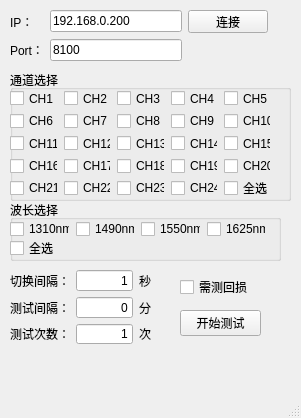
<?xml version="1.0" encoding="UTF-8"?>
<ui version="4.0">
 <class>MainWindow</class>
 <widget class="QMainWindow" name="MainWindow">
  <property name="geometry">
   <rect>
    <x>0</x>
    <y>0</y>
    <width>301</width>
    <height>418</height>
   </rect>
  </property>
  <property name="windowTitle">
   <string>MainWindow</string>
  </property>
  <widget class="QWidget" name="centralwidget">
   <widget class="QGroupBox" name="groupBox">
    <property name="geometry">
     <rect>
      <x>10</x>
      <y>70</y>
      <width>281</width>
      <height>131</height>
     </rect>
    </property>
    <property name="minimumSize">
     <size>
      <width>280</width>
      <height>110</height>
     </size>
    </property>
    <property name="title">
     <string>通道选择</string>
    </property>
    <widget class="QWidget" name="layoutWidget">
     <property name="geometry">
      <rect>
       <x>0</x>
       <y>20</y>
       <width>261</width>
       <height>106</height>
      </rect>
     </property>
     <layout class="QGridLayout" name="gridLayout_2">
      <item row="0" column="0">
       <widget class="QCheckBox" name="CH1">
        <property name="text">
         <string>CH1</string>
        </property>
       </widget>
      </item>
      <item row="0" column="1">
       <widget class="QCheckBox" name="CH2">
        <property name="text">
         <string>CH2</string>
        </property>
       </widget>
      </item>
      <item row="0" column="2">
       <widget class="QCheckBox" name="CH3">
        <property name="text">
         <string>CH3</string>
        </property>
       </widget>
      </item>
      <item row="0" column="3">
       <widget class="QCheckBox" name="CH4">
        <property name="text">
         <string>CH4</string>
        </property>
       </widget>
      </item>
      <item row="0" column="4">
       <widget class="QCheckBox" name="CH5">
        <property name="text">
         <string>CH5</string>
        </property>
       </widget>
      </item>
      <item row="1" column="0">
       <widget class="QCheckBox" name="CH6">
        <property name="text">
         <string>CH6</string>
        </property>
       </widget>
      </item>
      <item row="1" column="1">
       <widget class="QCheckBox" name="CH7">
        <property name="text">
         <string>CH7</string>
        </property>
       </widget>
      </item>
      <item row="1" column="2">
       <widget class="QCheckBox" name="CH8">
        <property name="text">
         <string>CH8</string>
        </property>
       </widget>
      </item>
      <item row="1" column="3">
       <widget class="QCheckBox" name="CH9">
        <property name="text">
         <string>CH9</string>
        </property>
       </widget>
      </item>
      <item row="1" column="4">
       <widget class="QCheckBox" name="CH10">
        <property name="text">
         <string>CH10</string>
        </property>
       </widget>
      </item>
      <item row="2" column="0">
       <widget class="QCheckBox" name="CH11">
        <property name="text">
         <string>CH11</string>
        </property>
       </widget>
      </item>
      <item row="2" column="1">
       <widget class="QCheckBox" name="CH12">
        <property name="text">
         <string>CH12</string>
        </property>
       </widget>
      </item>
      <item row="2" column="2">
       <widget class="QCheckBox" name="CH13">
        <property name="text">
         <string>CH13</string>
        </property>
       </widget>
      </item>
      <item row="2" column="3">
       <widget class="QCheckBox" name="CH14">
        <property name="text">
         <string>CH14</string>
        </property>
       </widget>
      </item>
      <item row="2" column="4">
       <widget class="QCheckBox" name="CH15">
        <property name="text">
         <string>CH15</string>
        </property>
       </widget>
      </item>
      <item row="3" column="0">
       <widget class="QCheckBox" name="CH16">
        <property name="text">
         <string>CH16</string>
        </property>
       </widget>
      </item>
      <item row="3" column="1">
       <widget class="QCheckBox" name="CH17">
        <property name="text">
         <string>CH17</string>
        </property>
       </widget>
      </item>
      <item row="3" column="2">
       <widget class="QCheckBox" name="CH18">
        <property name="text">
         <string>CH18</string>
        </property>
       </widget>
      </item>
      <item row="3" column="3">
       <widget class="QCheckBox" name="CH19">
        <property name="text">
         <string>CH19</string>
        </property>
       </widget>
      </item>
      <item row="3" column="4">
       <widget class="QCheckBox" name="CH20">
        <property name="text">
         <string>CH20</string>
        </property>
       </widget>
      </item>
      <item row="4" column="0">
       <widget class="QCheckBox" name="CH21">
        <property name="text">
         <string>CH21</string>
        </property>
       </widget>
      </item>
      <item row="4" column="1">
       <widget class="QCheckBox" name="CH22">
        <property name="text">
         <string>CH22</string>
        </property>
       </widget>
      </item>
      <item row="4" column="2">
       <widget class="QCheckBox" name="CH23">
        <property name="text">
         <string>CH23</string>
        </property>
       </widget>
      </item>
      <item row="4" column="3">
       <widget class="QCheckBox" name="CH24">
        <property name="text">
         <string>CH24</string>
        </property>
       </widget>
      </item>
      <item row="4" column="4">
       <widget class="QCheckBox" name="selectAllChan">
        <property name="text">
         <string>全选</string>
        </property>
       </widget>
      </item>
     </layout>
    </widget>
   </widget>
   <widget class="QGroupBox" name="groupBox_2">
    <property name="geometry">
     <rect>
      <x>10</x>
      <y>200</y>
      <width>271</width>
      <height>61</height>
     </rect>
    </property>
    <property name="title">
     <string>波长选择</string>
    </property>
    <widget class="QCheckBox" name="selectAllWave">
     <property name="geometry">
      <rect>
       <x>0</x>
       <y>40</y>
       <width>71</width>
       <height>16</height>
      </rect>
     </property>
     <property name="text">
      <string>全选</string>
     </property>
    </widget>
    <widget class="QWidget" name="layoutWidget">
     <property name="geometry">
      <rect>
       <x>0</x>
       <y>20</y>
       <width>256</width>
       <height>18</height>
      </rect>
     </property>
     <layout class="QHBoxLayout" name="horizontalLayout">
      <item>
       <widget class="QCheckBox" name="wave1310">
        <property name="text">
         <string>1310nm</string>
        </property>
       </widget>
      </item>
      <item>
       <widget class="QCheckBox" name="wave1490">
        <property name="text">
         <string>1490nm</string>
        </property>
       </widget>
      </item>
      <item>
       <widget class="QCheckBox" name="wave1550">
        <property name="text">
         <string>1550nm</string>
        </property>
       </widget>
      </item>
      <item>
       <widget class="QCheckBox" name="wave1625">
        <property name="text">
         <string>1625nm</string>
        </property>
       </widget>
      </item>
     </layout>
    </widget>
    <zorder>layoutWidget</zorder>
    <zorder>selectAllWave</zorder>
   </widget>
   <widget class="QWidget" name="layoutWidget">
    <property name="geometry">
     <rect>
      <x>10</x>
      <y>10</y>
      <width>258</width>
      <height>51</height>
     </rect>
    </property>
    <layout class="QGridLayout" name="gridLayout">
     <item row="0" column="0">
      <widget class="QLabel" name="label">
       <property name="text">
        <string>IP：</string>
       </property>
      </widget>
     </item>
     <item row="0" column="1">
      <widget class="QLineEdit" name="ipaddr">
       <property name="text">
        <string>192.168.0.200</string>
       </property>
      </widget>
     </item>
     <item row="0" column="2">
      <widget class="QPushButton" name="connect">
       <property name="text">
        <string>连接</string>
       </property>
      </widget>
     </item>
     <item row="1" column="0">
      <widget class="QLabel" name="label_2">
       <property name="text">
        <string>Port：</string>
       </property>
      </widget>
     </item>
     <item row="1" column="1">
      <widget class="QLineEdit" name="port">
       <property name="text">
        <string>8100</string>
       </property>
      </widget>
     </item>
    </layout>
   </widget>
   <widget class="QWidget" name="">
    <property name="geometry">
     <rect>
      <x>180</x>
      <y>270</y>
      <width>81</width>
      <height>73</height>
     </rect>
    </property>
    <layout class="QGridLayout" name="gridLayout_4">
     <item row="0" column="0">
      <widget class="QCheckBox" name="returnLossCheck">
       <property name="text">
        <string>需测回损</string>
       </property>
      </widget>
     </item>
     <item row="1" column="0">
      <widget class="QPushButton" name="save">
       <property name="text">
        <string>开始测试</string>
       </property>
      </widget>
     </item>
    </layout>
   </widget>
   <widget class="QWidget" name="">
    <property name="geometry">
     <rect>
      <x>10</x>
      <y>270</y>
      <width>141</width>
      <height>74</height>
     </rect>
    </property>
    <layout class="QGridLayout" name="gridLayout_3">
     <item row="0" column="0">
      <widget class="QLabel" name="label_3">
       <property name="text">
        <string>切换间隔：</string>
       </property>
      </widget>
     </item>
     <item row="0" column="1" alignment="Qt::AlignRight">
      <widget class="QLineEdit" name="switchStep">
       <property name="text">
        <string>1</string>
       </property>
       <property name="alignment">
        <set>Qt::AlignRight|Qt::AlignTrailing|Qt::AlignVCenter</set>
       </property>
      </widget>
     </item>
     <item row="0" column="2">
      <widget class="QLabel" name="label_4">
       <property name="text">
        <string>秒</string>
       </property>
      </widget>
     </item>
     <item row="1" column="0">
      <widget class="QLabel" name="label_5">
       <property name="text">
        <string>测试间隔：</string>
       </property>
      </widget>
     </item>
     <item row="1" column="1">
      <widget class="QLineEdit" name="testStep">
       <property name="text">
        <string>0</string>
       </property>
       <property name="alignment">
        <set>Qt::AlignRight|Qt::AlignTrailing|Qt::AlignVCenter</set>
       </property>
      </widget>
     </item>
     <item row="1" column="2">
      <widget class="QLabel" name="label_7">
       <property name="text">
        <string>分</string>
       </property>
      </widget>
     </item>
     <item row="2" column="0">
      <widget class="QLabel" name="label_6">
       <property name="text">
        <string>测试次数：</string>
       </property>
      </widget>
     </item>
     <item row="2" column="1">
      <widget class="QLineEdit" name="testTime">
       <property name="text">
        <string>1</string>
       </property>
       <property name="alignment">
        <set>Qt::AlignRight|Qt::AlignTrailing|Qt::AlignVCenter</set>
       </property>
      </widget>
     </item>
     <item row="2" column="2">
      <widget class="QLabel" name="label_8">
       <property name="text">
        <string>次</string>
       </property>
      </widget>
     </item>
    </layout>
   </widget>
  </widget>
  <widget class="QMenuBar" name="menubar">
   <property name="geometry">
    <rect>
     <x>0</x>
     <y>0</y>
     <width>301</width>
     <height>23</height>
    </rect>
   </property>
  </widget>
  <widget class="QStatusBar" name="statusbar"/>
 </widget>
 <resources/>
 <connections/>
</ui>
